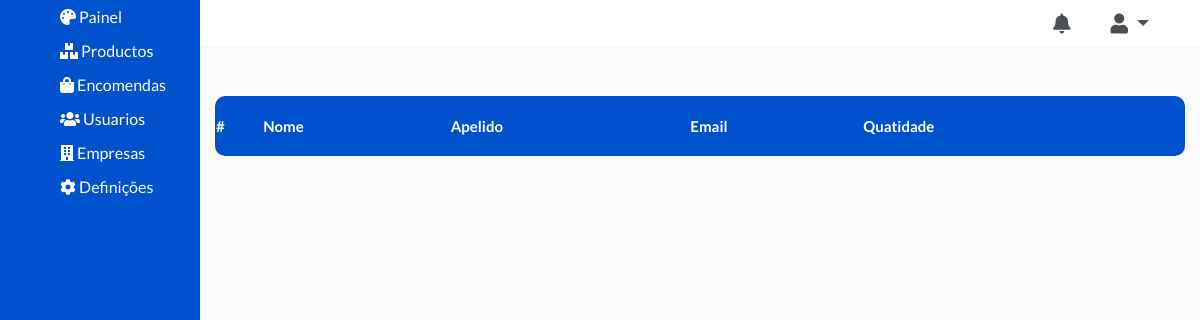
The page /dashboard/order/ on the database as committed earlier.
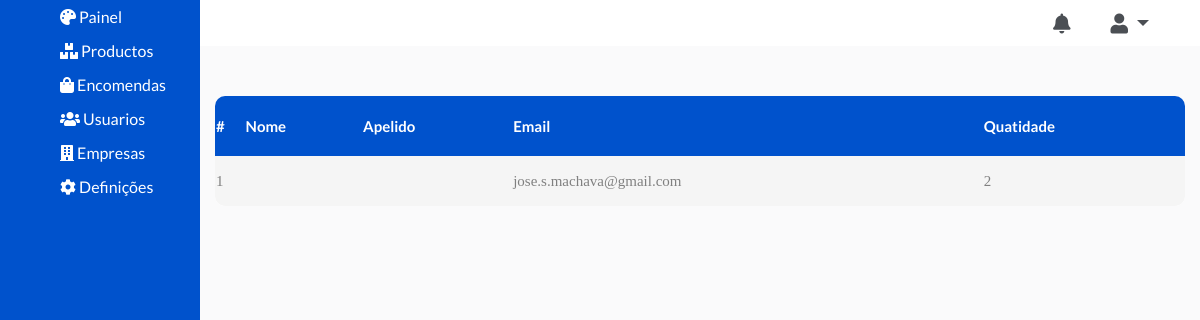
The same page on the database as committed later.
### dashboard/models.py (models this page shows, shortened)
class Order(models.Model):
    user = models.ForeignKey(User, on_delete=models.CASCADE)
    product = models.ManyToManyField(OrderProduct)
    start_date = models.DateTimeField(auto_now_add=True)
    ordered = models.BooleanField(default=False)

### account/models.py (models this page shows)
class User(AbstractUser):
    username = None
    email = models.EmailField(_('email address'), unique=True)
    phone_regex = RegexValidator(regex=r'^\+?258?\d{9,13}$',
                                 message="O número de telefone deve ser digitado no formato: '+258849293949'. São permitidos até 13 dígitos.")
    phone_number = models.CharField(validators=[phone_regex], max_length=13, blank=True)  # validators should be a list
    USERNAME_FIELD = 'email'
    REQUIRED_FIELDS = []
    objects = UserManager()

### dashboard/views.py (the view)
# urls.py: path("order/", views.OrdertListView.as_view(), name="order"),
class OrdertListView(ListView):
    model = Order
    template_name = 'dashboard/product/order.html'
    context_object_name = 'orders'
    paginate_by = 5
    def get_context_data(self, **kwargs):
        context = super(OrdertListView, self).get_context_data(**kwargs)
        orders = self.get_queryset()
        page = self.request.GET.get('page')
        paginator = Paginator(orders, self.paginate_by)
        try:
            orders = paginator.page(page)
        except PageNotAnInteger:
            orders = paginator.page(1)
        except EmptyPage:
            orders = paginator.page(paginator.num_pages)
        context['order'] = orders
        return context

### price/templates/dashboard/product/order.html (shortened to what this page needs)
{% extends "price/layout/base.html" %}
{% load staticfiles %}
{% load staticfiles %}
{% block styles %}
<link rel="stylesheet" href="{% static 'stylesheet/main.css' %}">
<link rel="stylesheet" href="https://use.fontawesome.com/releases/v5.7.2/css/all.css">
<link rel="stylesheet" href="{% static 'stylesheet/dashboard.css' %}">
{% endblock %}
{% block content %}
<main>
    <div class="container-fluid">
        <div class="row">
                <div class="col-md-2 aside">
                    {% include "dashboard/aside.html" %}
                </div>
            <div class="col-md-10">
                            {% include "dashboard/menu.html" %}
                <section>
                    <table class="">
                        <thead>
                        <tr>
                            <th scope="1">#</th>
                            <th scope="col">Nome</th>
                            <th scope="col">Apelido</th>
                            <th scope="col">Email</th>
                            <th scope="col">Quatidade</th>
                        </tr>
                        </thead>
                        <tbody>
                        {% for order in orders %}
                        {% if order.ordered  %}
                        <tr>
                            <td colspan="1">{{ order.id }}</td>
                            <td>  {{ order.user.last_name }}</td>
                            <td>  {{ order.user.first_name }}</td>
                             <td>  {{ order.user.email }}</td>
                            <td>{{ order.product.all.count }}</td>
                        </tr>
                        {% endif %}
                       {% endfor %}
                        </tbody>
                    </table>
                </section>
            </div>
        </div>
    </div>
</main>
{% endblock %}

Rows that differ between the two databases and show on the page:
added Order: id "1", user.email "jose.s.machava@gmail.com", product.all.count "2"
